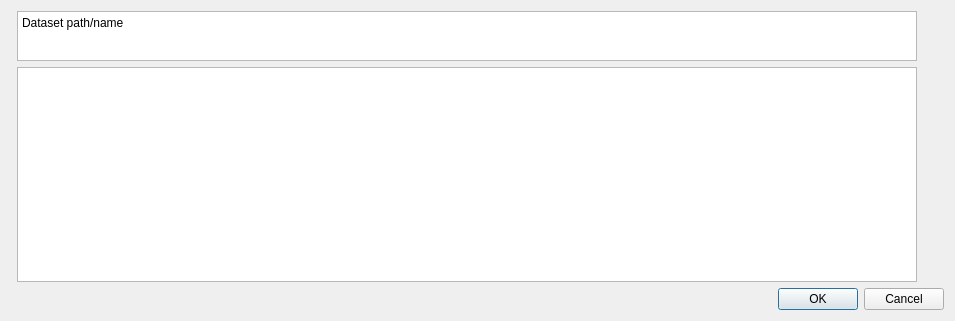
<?xml version="1.0" encoding="UTF-8"?>
<ui version="4.0">
 <class>Dialog</class>
 <widget class="QDialog" name="Dialog">
  <property name="geometry">
   <rect>
    <x>0</x>
    <y>0</y>
    <width>955</width>
    <height>321</height>
   </rect>
  </property>
  <property name="maximumSize">
   <size>
    <width>1000</width>
    <height>321</height>
   </size>
  </property>
  <property name="windowTitle">
   <string>Dialog</string>
  </property>
  <layout class="QFormLayout" name="formLayout">
   <item row="1" column="1">
    <layout class="QGridLayout" name="gridLayout">
     <item row="0" column="0">
      <widget class="QTextBrowser" name="title">
       <property name="maximumSize">
        <size>
         <width>900</width>
         <height>50</height>
        </size>
       </property>
       <property name="html">
        <string>&lt;!DOCTYPE HTML PUBLIC &quot;-//W3C//DTD HTML 4.0//EN&quot; &quot;http://www.w3.org/TR/REC-html40/strict.dtd&quot;&gt;
&lt;html&gt;&lt;head&gt;&lt;meta name=&quot;qrichtext&quot; content=&quot;1&quot; /&gt;&lt;style type=&quot;text/css&quot;&gt;
p, li { white-space: pre-wrap; }
&lt;/style&gt;&lt;/head&gt;&lt;body style=&quot; font-family:'Sans Serif'; font-size:9pt; font-weight:400; font-style:normal;&quot;&gt;
&lt;p style=&quot; margin-top:0px; margin-bottom:0px; margin-left:0px; margin-right:0px; -qt-block-indent:0; text-indent:0px;&quot;&gt;Dataset path/name&lt;/p&gt;&lt;/body&gt;&lt;/html&gt;</string>
       </property>
      </widget>
     </item>
     <item row="1" column="0">
      <widget class="QTextEdit" name="import_path">
       <property name="maximumSize">
        <size>
         <width>900</width>
         <height>300</height>
        </size>
       </property>
      </widget>
     </item>
     <item row="2" column="0">
      <widget class="QDialogButtonBox" name="buttonBox">
       <property name="orientation">
        <enum>Qt::Horizontal</enum>
       </property>
       <property name="standardButtons">
        <set>QDialogButtonBox::Cancel|QDialogButtonBox::Ok</set>
       </property>
      </widget>
     </item>
    </layout>
   </item>
  </layout>
 </widget>
 <resources/>
 <connections>
  <connection>
   <sender>buttonBox</sender>
   <signal>rejected()</signal>
   <receiver>Dialog</receiver>
   <slot>reject()</slot>
   <hints>
    <hint type="sourcelabel">
     <x>316</x>
     <y>260</y>
    </hint>
    <hint type="destinationlabel">
     <x>286</x>
     <y>274</y>
    </hint>
   </hints>
  </connection>
  <connection>
   <sender>buttonBox</sender>
   <signal>accepted()</signal>
   <receiver>Dialog</receiver>
   <slot>accept()</slot>
   <hints>
    <hint type="sourcelabel">
     <x>248</x>
     <y>254</y>
    </hint>
    <hint type="destinationlabel">
     <x>157</x>
     <y>274</y>
    </hint>
   </hints>
  </connection>
 </connections>
</ui>
